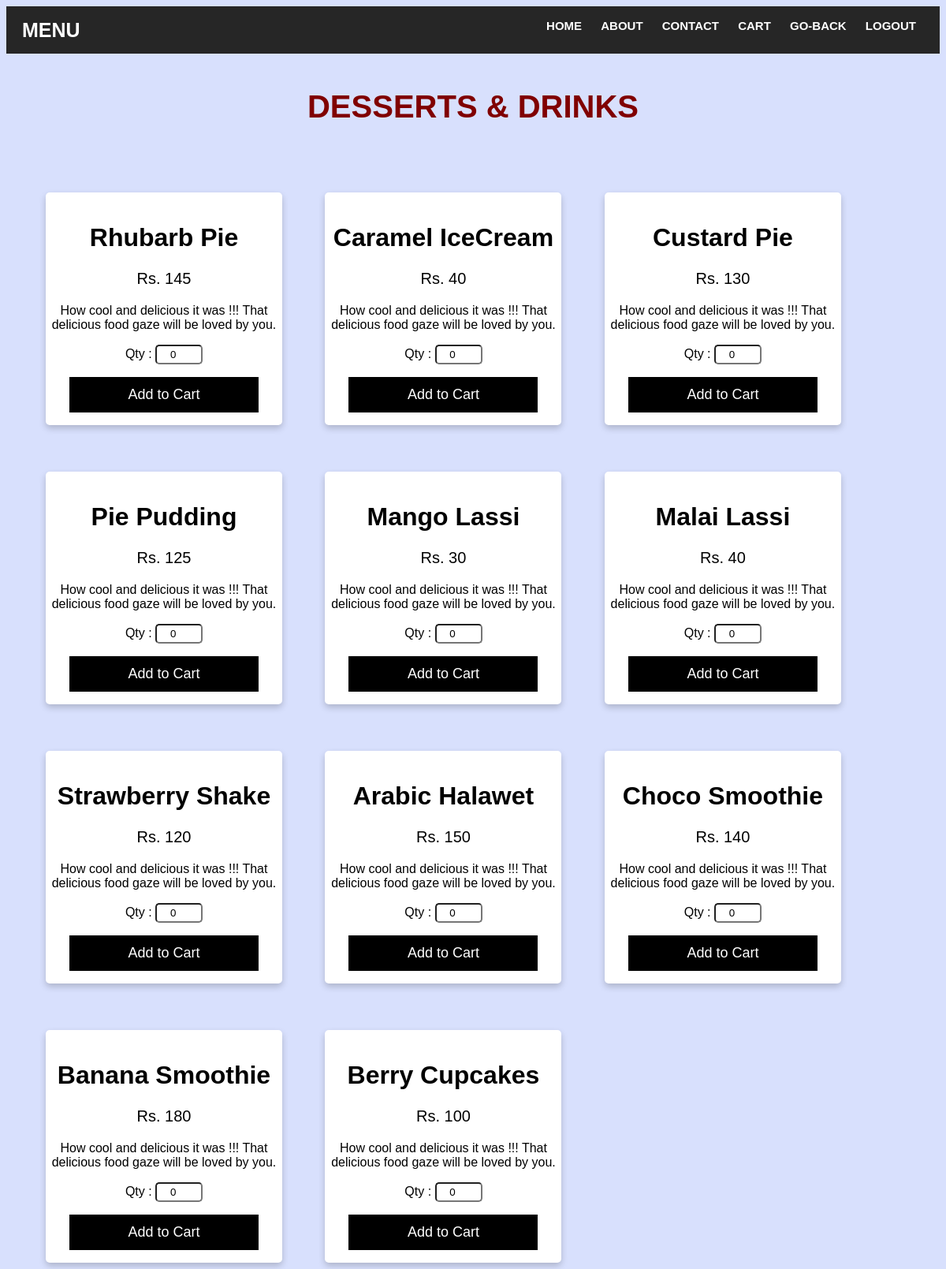
The page /dd/ on the database its author committed.
### DreamDine/models.py (models this page shows)
class item(models.Model):
    name = models.CharField(max_length=50)
    category=models.CharField(max_length=50)
    price = models.IntegerField()
    image= models.URLField(max_length=300)
    class Meta:
        db_table = "item"

### DreamDine/views.py (the view)
# urls.py: path('dd/',views.dd),
def dd(request):
    dditems = item.objects.filter(category="Deserts & Drinks")
    return render(request, 'dd.html',{'dditems': dditems})

### DreamDine/Templates/dd.html (shortened to what this page needs)
<!DOCTYPE html>
<html>
<head>
</head>
<body>
<header>
		<div class="logo">MENU</div>
		<nav>
			<ul>
				<li><a href="/index">Home</a></li>
				<li><a href="/about">About</a></li>
				<li><a href="/contact">Contact</a></li>
				<li><a href="/get_cart_items">cart</a></li>
				<li>
                <a href="/menu">Go-Back</a>
               </li>
				<li>
                <a href="/logout">Logout</a>
               </li>
			</ul>
		</nav>
</header>
<br>
<div class='heading'>
<h1 >DESSERTS & DRINKS</h1>
</div>
{% for items in dditems %}
    <div class="card">
        <form method="POST" action="{% url 'cart_add' name=items.name  %}">
  <h1>{{ items.name }}</h1>
  <p class="price">Rs. {{ items.price }}</p>
  <p>How cool and delicious it was !!! That delicious food gaze will be loved by you.</p>
    Qty&nbsp;:&nbsp;<input type="number" name="qty" value="0">
    <p><button>Add to Cart</button></p>
</div>
{% endfor %}
</body>
</html>

### DreamDine/Templates/dd.html (style rules this page uses)
* { box-sizing: border-box; }
body { font-family: Arial, Helvetica, sans-serif; }
input[type=number] { width: 20%; border-radius:5px; border-color: 5px black; height:25px; text-align:center; }
html { background-color:#d8e0fd; }
.card { display: inline-block; box-shadow: 0 4px 8px 0 rgba(0, 0, 0, 0.2); max-width: 300px; margin-top:5%; margin-left:50px; text-align: center; font-family: arial; background-color:white; border-radius:5px; }
.price { color: black; font-size: 20px; }
.card button { border: none; outline: 0; padding: 12px; color: white; background-color: #000; text-align: center; cursor: pointer; width: 80%; font-size: 18px; }
button { border: none; outline: 0; padding: 12px; color: white; background-color: #000; text-align: center; cursor: pointer; width: 10%; font-size: 18px; }
header { height: 60px; background: #262626; padding: 0 20px; line-height: 20px; font-size: 15px; }
.logo { width: 30%; float: left; color: #fff; font-weight: bold; text-transform: uppercase; line-height: 60px; font-size: 25px; font-family: sans-serif; }
nav { width: 68%; float: right; }
nav ul { list-style: none; float: right; }
nav ul li { display: inline-block; }
nav ul li a { text-decoration: none; color: #fff; font-family: sans-serif; font-weight: bold; margin: 0 10px; line-height: 4 0px; text-transform: uppercase; }
.heading { text-align:center; color:maroon ; font-size:20px; }

### rows shown on the page
item: name "Rhubarb Pie", price "145"
item: name "Caramel IceCream", price "40"
item: name "Custard Pie", price "130"
item: name "Pie Pudding", price "125"
item: name "Mango Lassi", price "30"
item: name "Malai Lassi", price "40"
item: name "Strawberry Shake", price "120"
item: name "Arabic Halawet", price "150"
item: name "Choco Smoothie", price "140"
item: name "Banana Smoothie", price "180"
item: name "Berry Cupcakes", price "100"
